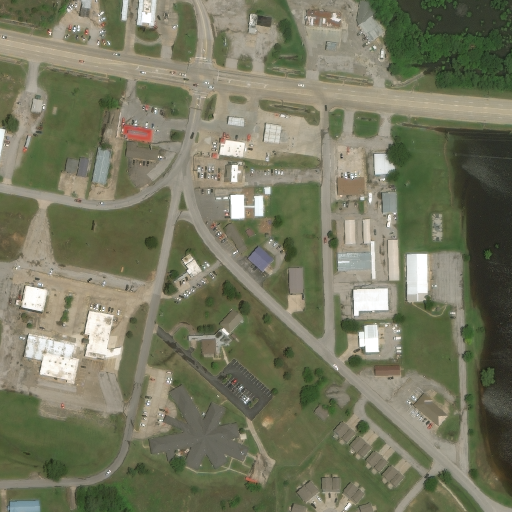
#> input picture test/images/test_post_00100.png, 1024 x 1024 px, found by its file name (shown at 1/2 size)
$ python -i create_submission_overlay.py   (imports and definitions only)
#> lines starting #> are read from the running program, lines starting #| are printed output that depends on the picture
import os

from os import path, makedirs, listdir
import sys
# [1 line not run here, left out]
from multiprocessing import Pool
import numpy as np
# [1 line not run here, left out]
import random
# [1 line not run here, left out]

# import pandas as pd
from tqdm import tqdm
import timeit
import cv2

# from skimage.morphology import remove_small_objects

# import matplotlib.pyplot as plt
# import seaborn as sns

from skimage.morphology import square, dilation

# [2 lines not run here, left out]

test_dir = 'test/images'
# [4 lines of commented-out code are left out]
pred_folders = ['res34cls2_0_tuned']
pred_coefs = [1.0] * 1
loc_folders = ['pred34_loc']
loc_coefs = [1.0] * 1

# sub_folder = 'submission'

_thr = [0.38, 0.13, 0.14]

def process_image(f):
#> called with f = 'test/images/test_post_00100.png'
    preds = []
    _i = -1
    for d in pred_folders:
        _i += 1
        msk1 = cv2.imread(path.join(d, f), cv2.IMREAD_UNCHANGED)
#> msk1 is the input picture: shape (1024, 1024, 4); mean B, G, R, A 95.6, 119.1, 117.8, 255
        msk2 = cv2.imread(path.join(d, f.replace('_part1', '_part2')), cv2.IMREAD_UNCHANGED)
        msk = np.concatenate([msk1, msk2[..., 1:]], axis=2)
        preds.append(msk * pred_coefs[_i])
    preds = np.asarray(preds).astype('float').sum(axis=0) / np.sum(pred_coefs) / 255

    loc_preds = []
    _i = -1
    for d in loc_folders:
        _i += 1
        msk = cv2.imread(path.join(d, f), cv2.IMREAD_UNCHANGED)
        loc_preds.append(msk * loc_coefs[_i])
    loc_preds = np.asarray(loc_preds).astype('float').sum(axis=0) / np.sum(loc_coefs) / 255

    loc_preds = loc_preds

    msk_dmg = preds[..., 1:].argmax(axis=2) + 1
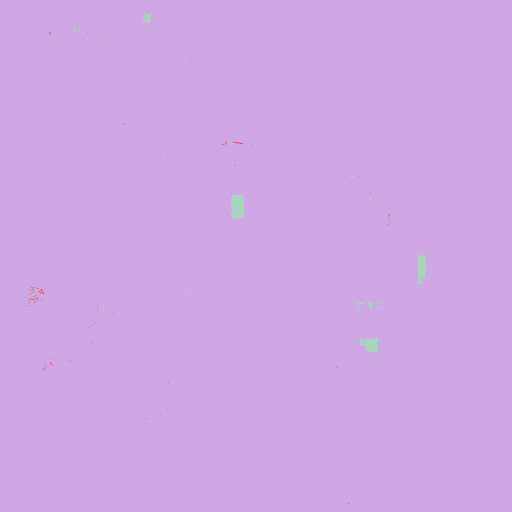
#> msk_dmg: shape (1024, 1024) int64 (shown at 1/2 size); 3 distinct labels, from 1 to 3; one colour per label, 0 black
#> (the run stopped early here; a loop or call above may not have finished)
